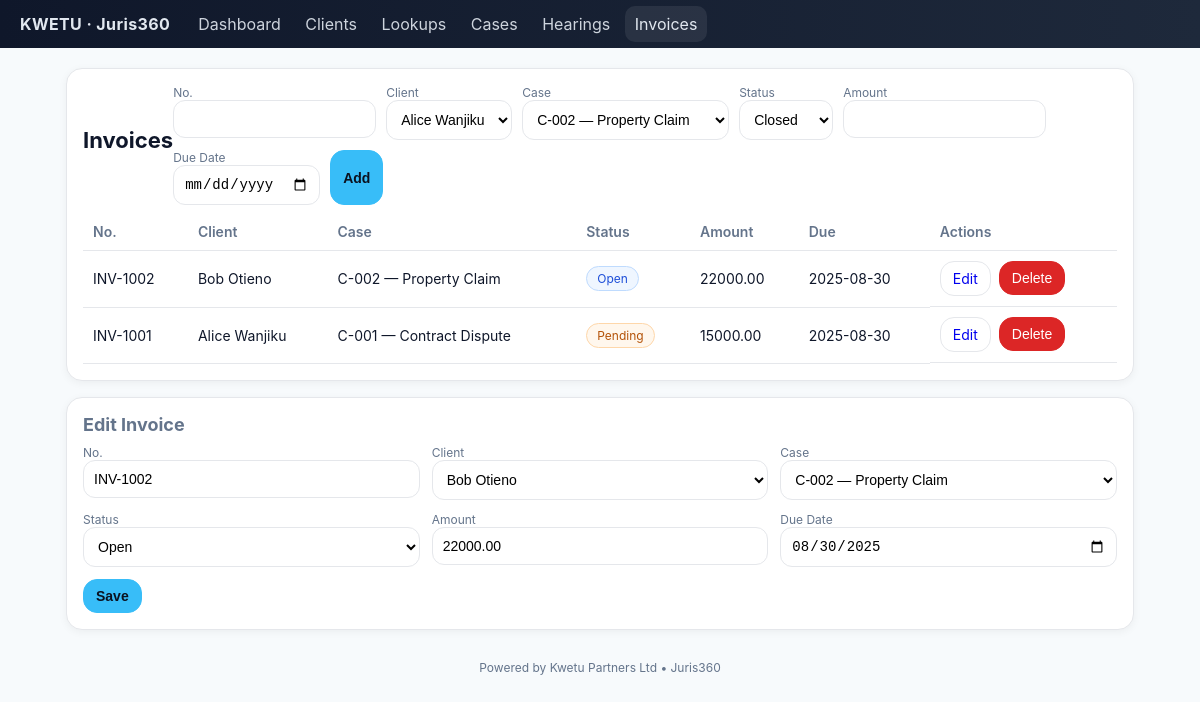
The app's page /invoices/2/edit with its own data.
### app.py (models this page shows)
class Invoice(db.Model):
    id = db.Column(db.Integer, primary_key=True)
    number = db.Column(db.String(40), nullable=False)
    client_id = db.Column(db.Integer, db.ForeignKey('client.id'), nullable=False)
    case_id = db.Column(db.Integer, db.ForeignKey('case.id'), nullable=False)
    status_id = db.Column(db.Integer, db.ForeignKey('case_status.id'), nullable=False)
    amount = db.Column(db.Numeric(12,2), nullable=False)
    due_date = db.Column(db.Date, nullable=True)
    client = db.relationship('Client', back_populates='invoices')
    case = db.relationship('Case', back_populates='invoices')
    status = db.relationship('CaseStatus', back_populates='invoices')

class Client(db.Model):
    id = db.Column(db.Integer, primary_key=True)
    name = db.Column(db.String(120), nullable=False)
    phone = db.Column(db.String(50))
    email = db.Column(db.String(120))
    address = db.Column(db.String(200))
    cases = db.relationship('Case', back_populates='client', cascade='all, delete-orphan')
    invoices = db.relationship('Invoice', back_populates='client', cascade='all, delete-orphan')

class Case(db.Model):
    id = db.Column(db.Integer, primary_key=True)
    ref = db.Column(db.String(40), nullable=False)
    title = db.Column(db.String(200), nullable=False)
    client_id = db.Column(db.Integer, db.ForeignKey('client.id'), nullable=False)
    case_type_id = db.Column(db.Integer, db.ForeignKey('case_type.id'), nullable=False)
    status_id = db.Column(db.Integer, db.ForeignKey('case_status.id'), nullable=False)
    opened_on = db.Column(db.Date, default=date.today)
    next_hearing_date = db.Column(db.Date, nullable=True)
    client = db.relationship('Client', back_populates='cases')
    case_type = db.relationship('CaseType', back_populates='cases')
    status = db.relationship('CaseStatus', back_populates='cases')
    hearings = db.relationship('Hearing', back_populates='case', cascade='all, delete-orphan')
    invoices = db.relationship('Invoice', back_populates='case', cascade='all, delete-orphan')

class CaseStatus(db.Model):
    id = db.Column(db.Integer, primary_key=True)
    name = db.Column(db.String(40), unique=True, nullable=False)
    cases = db.relationship('Case', back_populates='status')
    hearings = db.relationship('Hearing', back_populates='status')
    invoices = db.relationship('Invoice', back_populates='status')

### app.py (the view)
@app.route('/invoices/<int:id>/edit')
def invoices_edit(id):
    rows = Invoice.query.order_by(Invoice.id.desc()).all()
    return render_template('invoices.html', active='invoices', rows=rows,
        clients=Client.query.order_by(Client.name).all(),
        cases=Case.query.order_by(Case.id.desc()).all(),
        status=CaseStatus.query.order_by(CaseStatus.name).all(),
        edit=Invoice.query.get_or_404(id))

### templates/invoices.html (shortened to what this page needs)
{% extends "base.html" %}
{% block content %}
<div class="card">
  <div class="section-head">
    <h1>Invoices</h1>
    <form method="post" action="{{ url_for('invoices_create') }}" class="inline">
      <label>No.<br><input class="input" name="number" required></label>
      <label>Client<br>
        <select name="client_id" class="select" required>
          {% for c in clients %}<option value="{{ c.id }}">{{ c.name }}</option>{% endfor %}
        </select>
      </label>
      <label>Case<br>
        <select name="case_id" class="select" required>
          {% for c in cases %}<option value="{{ c.id }}">{{ c.ref }} — {{ c.title }}</option>{% endfor %}
        </select>
      </label>
      <label>Status<br>
        <select name="status_id" class="select" required>
          {% for s in status %}<option value="{{ s.id }}">{{ s.name }}</option>{% endfor %}
        </select>
      </label>
      <label>Amount<br><input class="input" type="number" step="0.01" name="amount" required></label>
      <label>Due Date<br><input class="input" type="date" name="due_date"></label>
      <button class="btn primary">Add</button>
    </form>
  </div>
  <table>
    <thead><tr><th>No.</th><th>Client</th><th>Case</th><th>Status</th><th>Amount</th><th>Due</th><th>Actions</th></tr></thead>
    <tbody>
      {% for r in rows %}
      <tr>
        <td>{{ r.number }}</td>
        <td>{{ r.client.name }}</td>
        <td>{{ r.case.ref }} — {{ r.case.title }}</td>
        <td><span class="badge {{ r.status.name|lower }}">{{ r.status.name }}</span></td>
        <td>{{ '%.2f'|format(r.amount or 0) }}</td>
        <td>{{ r.due_date.strftime('%Y-%m-%d') if r.due_date else '' }}</td>
        <td class="actions">
          <a class="btn ghost" href="{{ url_for('invoices_edit', id=r.id) }}">Edit</a>
          <form method="post" action="{{ url_for('invoices_delete', id=r.id) }}" onsubmit="return confirm('Delete invoice?')">
            <button class="btn danger">Delete</button>
          </form>
        </td>
      </tr>
      {% endfor %}
    </tbody>
  </table>
</div>
{% if edit %}
<div class="card">
  <h2>Edit Invoice</h2>
  <form method="post" action="{{ url_for('invoices_update', id=edit.id) }}" class="grid cols-3">
    <label>No.<input class="input" name="number" value="{{ edit.number }}" required></label>
    <label>Client<select name="client_id" class="select" required>
      {% for c in clients %}<option value="{{ c.id }}" {% if edit.client_id==c.id %}selected{% endif %}>{{ c.name }}</option>{% endfor %}
    </select></label>
    <label>Case<select name="case_id" class="select" required>
      {% for c in cases %}<option value="{{ c.id }}" {% if edit.case_id==c.id %}selected{% endif %}>{{ c.ref }} — {{ c.title }}</option>{% endfor %}
    </select></label>
    <label>Status<select name="status_id" class="select" required>
      {% for s in status %}<option value="{{ s.id }}" {% if edit.status_id==s.id %}selected{% endif %}>{{ s.name }}</option>{% endfor %}
    </select></label>
    <label>Amount<input class="input" type="number" step="0.01" name="amount" value="{{ edit.amount }}"></label>
    <label>Due Date<input class="input" type="date" name="due_date" value="{{ edit.due_date.strftime('%Y-%m-%d') if edit.due_date else '' }}"></label>
    <div><button class="btn primary">Save</button></div>
  </form>
</div>
{% endif %}
{% endblock %}

### static/kwetu.css (style rules this page uses)
:root { --topbar-start:#0f172a; --topbar-end:#1e293b; --accent:#38bdf8; --bg:#f7fafc; --card:#ffffff; --text:#0f172a; --muted:#64748b; --border:#e5e7eb; --danger:#dc2626; --success:#16a34a; --info:#1d4ed8; }
* { box-sizing:border-box }
body { margin:0;font-family:Inter, ui-sans-serif, system-ui, -apple-system, Segoe UI, Roboto, Arial, Noto Sans, "Apple Color Emoji","Segoe UI Emoji";color:var(--text);background:var(--bg) }
.card { background:var(--card);border:1px solid var(--border);border-radius:16px;padding:16px;box-shadow:0 2px 8px rgba(2,6,23,.05);margin-bottom:16px }
h1 { font-size:22px;margin:0 0 10px }
h2 { font-size:18px;margin:0 0 10px;color:var(--muted) }
table { width:100%;border-collapse:collapse }
th,td { padding:10px;border-bottom:1px solid var(--border);text-align:left;font-size:14px }
th { color:var(--muted);font-weight:600 }
.actions { display:flex;gap:8px }
.btn { display:inline-block;padding:8px 12px;border-radius:14px;border:1px solid var(--border);text-decoration:none;font-size:14px }
.btn.primary { background:var(--accent);border-color:var(--accent);color:#0b1220;font-weight:700 }
.btn.danger { background:var(--danger);border-color:var(--danger);color:#fff }
.btn.ghost { background:#fff }
.input,.select,.textarea { width:100%;padding:10px;border-radius:12px;border:1px solid var(--border);background:#fff;font-size:14px }
.grid { display:grid;gap:12px }
.grid.cols-3 { grid-template-columns:repeat(3,minmax(0,1fr)) }
.badge { padding:4px 10px;border-radius:999px;font-size:12px;border:1px solid var(--border);display:inline-block }
.badge.pending { background:#fff7ed;border-color:#fed7aa;color:#b45309 }
.badge.open { background:#eff6ff;border-color:#bfdbfe;color:#1d4ed8 }
form.inline { display:flex;gap:10px;flex-wrap:wrap }
label { font-size:12px;color:var(--muted) }
.section-head { display:flex;align-items:center;justify-content:space-between;margin-bottom:8px }

### records on screen
Invoice: number "INV-1002", client.name "Bob Otieno", case.ref "C-002", case "Property Claim", status.name "Open", amount "22000.00", due_date "2025-08-30", client_id "Bob Otieno", case_id "C-002 — Property Claim", status_id "Open", due_date "08/30/2025"
Invoice: number "INV-1001", client.name "Alice Wanjiku", case.ref "C-001", case "Contract Dispute", status.name "Pending", amount "15000.00", due_date "2025-08-30"

### other values on screen
form field client_id "Alice Wanjiku"
form field case_id "C-002 — Property Claim"
form field status_id "Closed"
